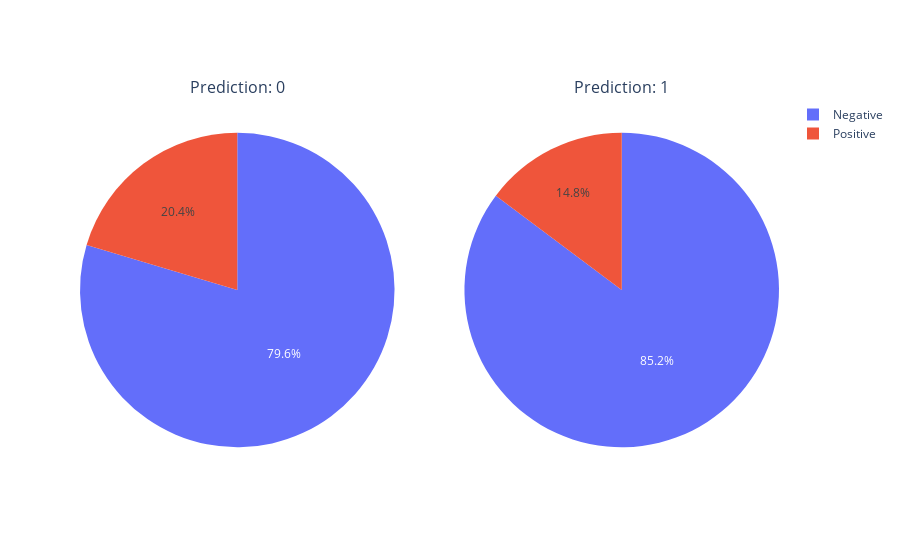

Notebook code for this chart:
### Code cell
pred_senti_fig = prediction_sentiment_figure(labeled_data)
offline.iplot(pred_senti_fig)

### Figure 1 — Plotly figure (JSON) as saved in the notebook; plotly's stock layout.template omitted (floating-point values rounded to 4 significant figures)
{"data": [{"domain": {"x": [0, 0.45], "y": [0, 1]}, "labels": ["Negative", "Positive"], "name": "Label 0", "type": "pie", "values": [7059, 1806]}, {"domain": {"x": [0.55, 1], "y": [0, 1]}, "labels": ["Negative", "Positive"], "name": "Label 1", "type": "pie", "values": [2458, 426]}], "layout": {"annotations": [{"font": {"size": 16}, "showarrow": false, "text": "Prediction: 0", "x": 0.225, "xanchor": "center", "xref": "paper", "y": 1, "yanchor": "bottom", "yref": "paper"}, {"font": {"size": 16}, "showarrow": false, "text": "Prediction: 1", "x": 0.775, "xanchor": "center", "xref": "paper", "y": 1, "yanchor": "bottom", "yref": "paper"}]}}
